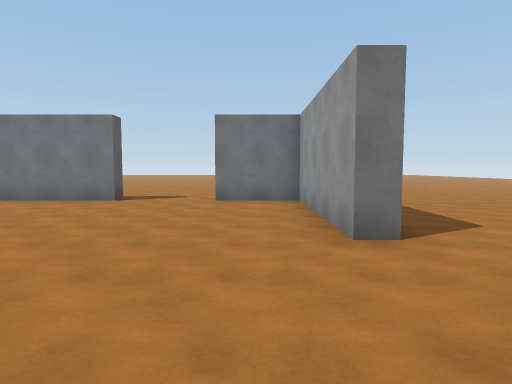
View 1 (above)

15 first-person views from a walk through a Unity game level. The camera is 1.5 m above the floor, tilts 4° down and sees 75° across. The floor is counted in squares, 2 m on a side. Each view is taken from the middle of a square. On the plan, view 1 faces up. The plan holds only what a view shows up to about 11 squares ahead; the rest is blank. The place goes on beyond the plan. The player character is not drawn.

View 2
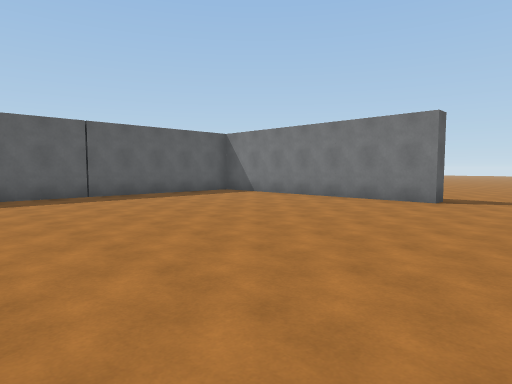

View 3
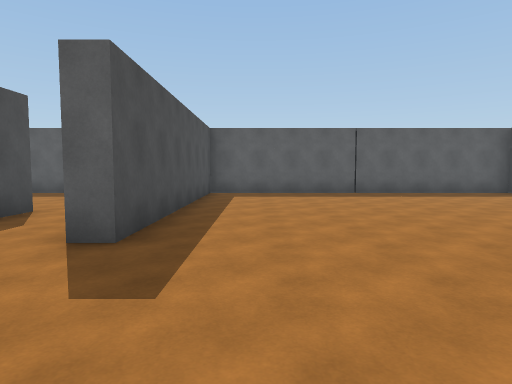

View 4
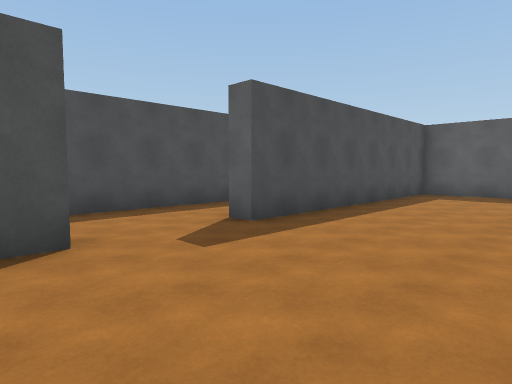

View 5
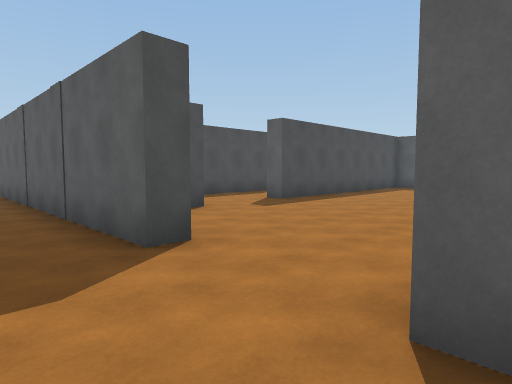

View 6
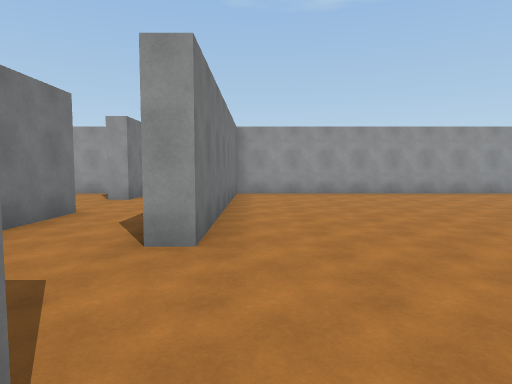

View 7
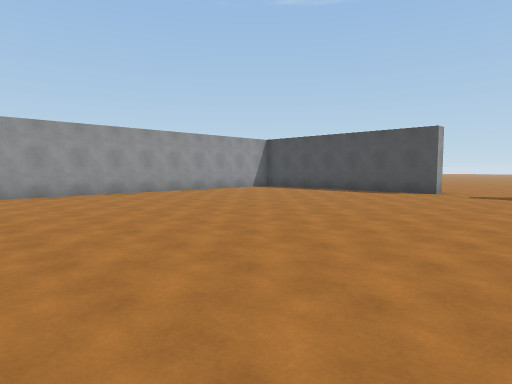

View 8
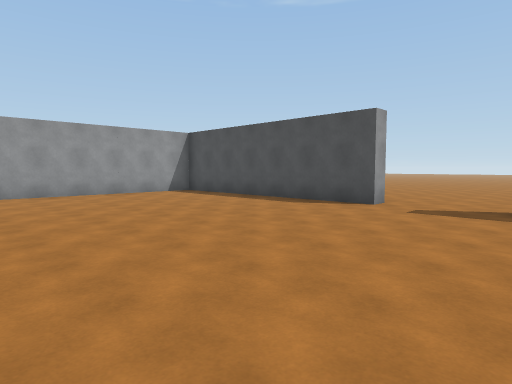

View 9
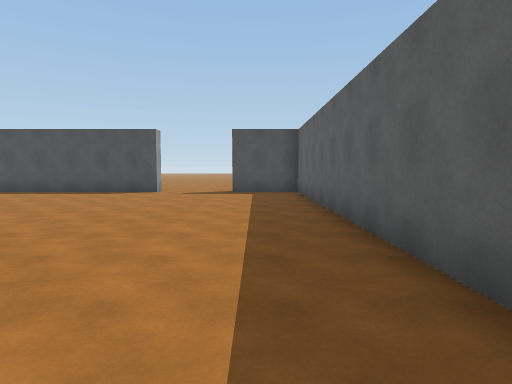

View 10
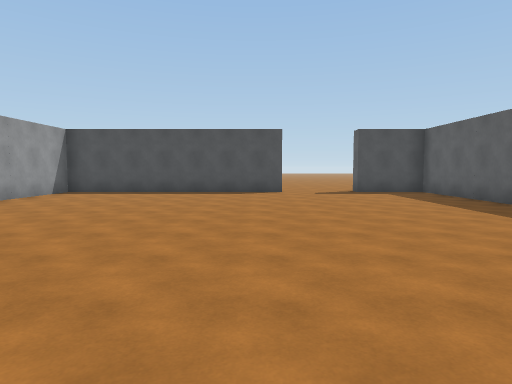

View 11
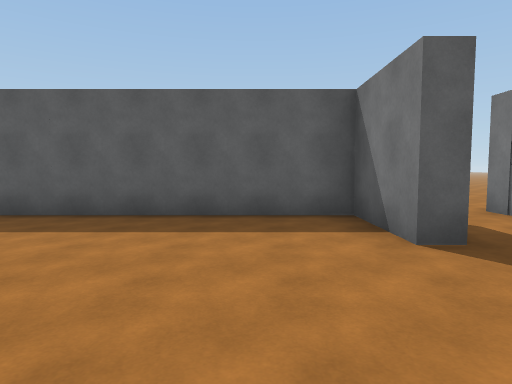

View 12
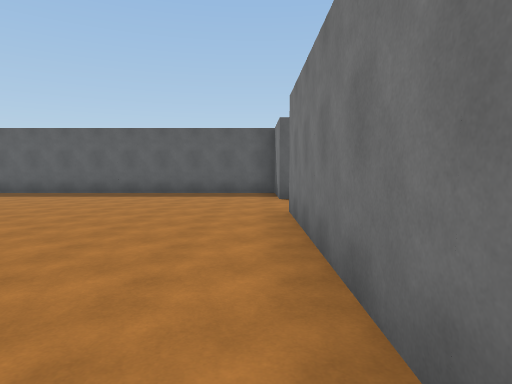

View 13
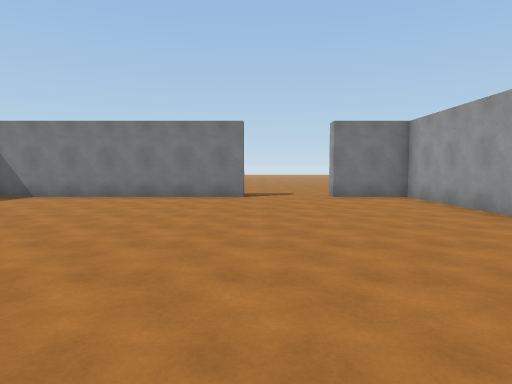

View 14
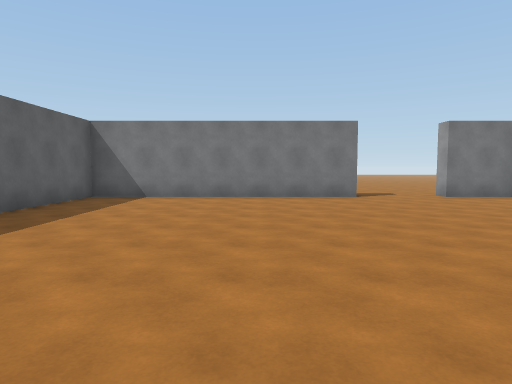

View 15
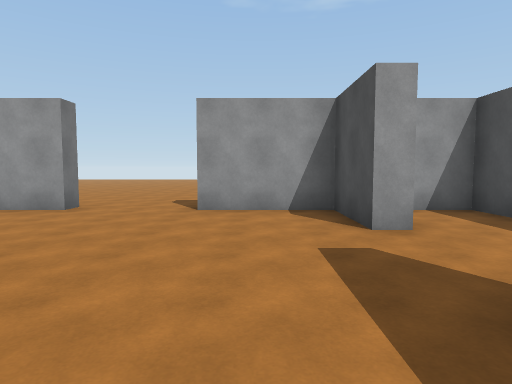

### Floor plan
Points are (right, up) in squares from view 1. A wall is a line through its corners. A room is listed if a view was taken in it or the views show most of it. See-through windows are left out.
Room 1 (views 1, 2, 3, 4, 13, 14, 15)
walls: (-3.3, 7.8) (-10.4, 7.8) (-10.4, -1.4) (-3.3, -1.4) (-3.3, -1.9) (-5, -1.9); (1, 3.5) (1, 7.8) (-1, 7.8); (-5.8, -3.9) (-1.6, -3.9); (0.1, -1.9) (-1, -1.9) (-1, -1.4) (1, -1.4) (1, 1.1); (0, -3.9) (1, -3.9) (1, -2.8)
ways out: opening at (-2, 8) to room 2; opening at (1, 2.5) to room 2; opening at (-4.5, -3) to room 3
Room 2 (view 5)
walls: (1, 1.1) (1.5, 1.1) (1.5, -7.2); (1.5, 3.9) (1.5, 3.5) (1, 3.5); (-10.2, -1.9) (-10.9, -1.9); (-1, 7.8) (-1, 8.4); (-3.3, 8.4) (-3.3, 7.8)
ways out: opening at (-2, 8) to room 1; opening at (1, 2.5) to room 1; opening at (-7, -18) to room 3
Room 3 (views 6, 7, 8, 9, 10, 11, 12)
walls: (-8.2, -3.9) (-8.2, -4.4) (-10.4, -4.4) (-10.4, -16.7) (-8.2, -16.7); (-5.8, -17.3) (-5.8, -16.7) (1, -16.7) (1, -4.4) (-5.8, -4.4) (-5.8, -3.9)
ways out: opening at (-4.5, -3) to room 1; opening at (-7, -18) to room 2

Where each view was taken, in squares from view 1:
view 1: 0 up, 0 right, facing up
view 2: 0 up, 1 left, facing up-left
view 3: 0 up, 0 right, facing left
view 4: 2 up, 0 right, facing down-left
view 5: 4 up, 3 right, facing down-left
view 6: 5 down, 9 left, facing right
view 7: 6 down, 9 left, facing down-right
view 8: 10 down, 9 left, facing down-right
view 9: 6 down, 9 left, facing down
view 10: 6 down, 5 left, facing down
view 11: 6 down, 5 left, facing left
view 12: 5 down, 0 right, facing left
view 13: 1 down, 3 left, facing up
view 14: 1 down, 6 left, facing up
view 15: 0 up, 5 left, facing right
